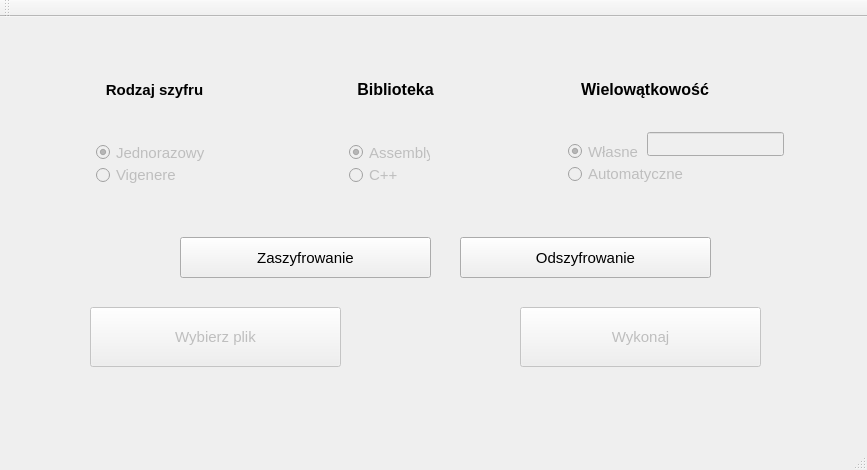
<?xml version="1.0" encoding="UTF-8"?>
<ui version="4.0">
 <class>JAProjectClass</class>
 <widget class="QMainWindow" name="JAProjectClass">
  <property name="geometry">
   <rect>
    <x>0</x>
    <y>0</y>
    <width>867</width>
    <height>470</height>
   </rect>
  </property>
  <property name="font">
   <font>
    <pointsize>11</pointsize>
   </font>
  </property>
  <property name="windowTitle">
   <string>JAProject</string>
  </property>
  <widget class="QWidget" name="centralWidget">
   <property name="enabled">
    <bool>true</bool>
   </property>
   <widget class="QLabel" name="label_3">
    <property name="enabled">
     <bool>true</bool>
    </property>
    <property name="geometry">
     <rect>
      <x>560</x>
      <y>61</y>
      <width>170</width>
      <height>24</height>
     </rect>
    </property>
    <property name="styleSheet">
     <string notr="true">font: 11pt &quot;MS Shell Dlg 2&quot;;</string>
    </property>
    <property name="text">
     <string>&lt;html&gt;&lt;head/&gt;&lt;body&gt;&lt;p align=&quot;center&quot;&gt;&lt;span style=&quot; font-size:12pt; font-weight:600;&quot;&gt;Wielowątkowość&lt;/span&gt;&lt;/p&gt;&lt;/body&gt;&lt;/html&gt;</string>
    </property>
   </widget>
   <widget class="QPushButton" name="chooseButton">
    <property name="enabled">
     <bool>false</bool>
    </property>
    <property name="geometry">
     <rect>
      <x>90</x>
      <y>290</y>
      <width>251</width>
      <height>60</height>
     </rect>
    </property>
    <property name="minimumSize">
     <size>
      <width>120</width>
      <height>60</height>
     </size>
    </property>
    <property name="styleSheet">
     <string notr="true">font: 11pt &quot;MS Shell Dlg 2&quot;;</string>
    </property>
    <property name="text">
     <string>Wybierz plik</string>
    </property>
   </widget>
   <widget class="QLabel" name="label_2">
    <property name="enabled">
     <bool>true</bool>
    </property>
    <property name="geometry">
     <rect>
      <x>345</x>
      <y>61</y>
      <width>101</width>
      <height>24</height>
     </rect>
    </property>
    <property name="styleSheet">
     <string notr="true">font: 11pt &quot;MS Shell Dlg 2&quot;;</string>
    </property>
    <property name="text">
     <string>&lt;html&gt;&lt;head/&gt;&lt;body&gt;&lt;p align=&quot;center&quot;&gt;&lt;span style=&quot; font-size:12pt; font-weight:600;&quot;&gt;Biblioteka&lt;/span&gt;&lt;/p&gt;&lt;/body&gt;&lt;/html&gt;</string>
    </property>
   </widget>
   <widget class="QLabel" name="label">
    <property name="enabled">
     <bool>true</bool>
    </property>
    <property name="geometry">
     <rect>
      <x>85</x>
      <y>61</y>
      <width>139</width>
      <height>24</height>
     </rect>
    </property>
    <property name="styleSheet">
     <string notr="true">font: 75 12pt &quot;MS Shell Dlg 2&quot;;</string>
    </property>
    <property name="text">
     <string>&lt;html&gt;&lt;head/&gt;&lt;body&gt;&lt;p align=&quot;center&quot;&gt;&lt;span style=&quot; font-weight:600;&quot;&gt;Rodzaj szyfru&lt;/span&gt;&lt;/p&gt;&lt;/body&gt;&lt;/html&gt;</string>
    </property>
   </widget>
   <widget class="QLineEdit" name="lineEdit">
    <property name="enabled">
     <bool>false</bool>
    </property>
    <property name="geometry">
     <rect>
      <x>647</x>
      <y>115</y>
      <width>137</width>
      <height>24</height>
     </rect>
    </property>
    <property name="styleSheet">
     <string notr="true">font: 11pt &quot;MS Shell Dlg 2&quot;;</string>
    </property>
    <property name="maxLength">
     <number>2</number>
    </property>
   </widget>
   <widget class="QPushButton" name="doButton">
    <property name="enabled">
     <bool>false</bool>
    </property>
    <property name="geometry">
     <rect>
      <x>520</x>
      <y>290</y>
      <width>241</width>
      <height>60</height>
     </rect>
    </property>
    <property name="minimumSize">
     <size>
      <width>120</width>
      <height>60</height>
     </size>
    </property>
    <property name="maximumSize">
     <size>
      <width>1677215</width>
      <height>16777215</height>
     </size>
    </property>
    <property name="styleSheet">
     <string notr="true">font: 11pt &quot;MS Shell Dlg 2&quot;;</string>
    </property>
    <property name="text">
     <string>Wykonaj</string>
    </property>
   </widget>
   <widget class="QWidget" name="layoutWidget">
    <property name="enabled">
     <bool>true</bool>
    </property>
    <property name="geometry">
     <rect>
      <x>338</x>
      <y>116</y>
      <width>103</width>
      <height>61</height>
     </rect>
    </property>
    <layout class="QVBoxLayout" name="verticalLayout">
     <item>
      <widget class="QRadioButton" name="libButton_1">
       <property name="enabled">
        <bool>false</bool>
       </property>
       <property name="styleSheet">
        <string notr="true">font: 11pt &quot;MS Shell Dlg 2&quot;;</string>
       </property>
       <property name="text">
        <string>Assembly</string>
       </property>
       <property name="checked">
        <bool>true</bool>
       </property>
      </widget>
     </item>
     <item>
      <widget class="QRadioButton" name="libButton_2">
       <property name="enabled">
        <bool>false</bool>
       </property>
       <property name="styleSheet">
        <string notr="true">font: 11pt &quot;MS Shell Dlg 2&quot;;</string>
       </property>
       <property name="text">
        <string>C++</string>
       </property>
      </widget>
     </item>
    </layout>
   </widget>
   <widget class="QWidget" name="layoutWidget">
    <property name="enabled">
     <bool>true</bool>
    </property>
    <property name="geometry">
     <rect>
      <x>85</x>
      <y>116</y>
      <width>131</width>
      <height>61</height>
     </rect>
    </property>
    <layout class="QVBoxLayout" name="verticalLayout_2">
     <item>
      <widget class="QRadioButton" name="codeButton_1">
       <property name="enabled">
        <bool>false</bool>
       </property>
       <property name="styleSheet">
        <string notr="true">font: 11pt &quot;MS Shell Dlg 2&quot;;</string>
       </property>
       <property name="text">
        <string>Jednorazowy</string>
       </property>
       <property name="checked">
        <bool>true</bool>
       </property>
      </widget>
     </item>
     <item>
      <widget class="QRadioButton" name="codeButton_2">
       <property name="enabled">
        <bool>false</bool>
       </property>
       <property name="styleSheet">
        <string notr="true">font: 11pt &quot;MS Shell Dlg 2&quot;;</string>
       </property>
       <property name="text">
        <string>Vigenere</string>
       </property>
      </widget>
     </item>
    </layout>
   </widget>
   <widget class="QWidget" name="layoutWidget">
    <property name="enabled">
     <bool>true</bool>
    </property>
    <property name="geometry">
     <rect>
      <x>557</x>
      <y>115</y>
      <width>140</width>
      <height>61</height>
     </rect>
    </property>
    <layout class="QVBoxLayout" name="verticalLayout_3">
     <item>
      <widget class="QRadioButton" name="threadButton_1">
       <property name="enabled">
        <bool>false</bool>
       </property>
       <property name="styleSheet">
        <string notr="true">font: 11pt &quot;MS Shell Dlg 2&quot;;</string>
       </property>
       <property name="text">
        <string>Własne</string>
       </property>
       <property name="checked">
        <bool>true</bool>
       </property>
      </widget>
     </item>
     <item>
      <widget class="QRadioButton" name="threadButton_2">
       <property name="enabled">
        <bool>false</bool>
       </property>
       <property name="styleSheet">
        <string notr="true">font: 11pt &quot;MS Shell Dlg 2&quot;;</string>
       </property>
       <property name="text">
        <string>Automatyczne</string>
       </property>
      </widget>
     </item>
    </layout>
   </widget>
   <widget class="QPushButton" name="codeButton">
    <property name="geometry">
     <rect>
      <x>180</x>
      <y>220</y>
      <width>251</width>
      <height>41</height>
     </rect>
    </property>
    <property name="minimumSize">
     <size>
      <width>120</width>
      <height>40</height>
     </size>
    </property>
    <property name="styleSheet">
     <string notr="true">font: 11pt &quot;MS Shell Dlg 2&quot;;</string>
    </property>
    <property name="text">
     <string>Zaszyfrowanie</string>
    </property>
   </widget>
   <widget class="QPushButton" name="uncodeButton">
    <property name="geometry">
     <rect>
      <x>460</x>
      <y>220</y>
      <width>251</width>
      <height>41</height>
     </rect>
    </property>
    <property name="minimumSize">
     <size>
      <width>120</width>
      <height>40</height>
     </size>
    </property>
    <property name="styleSheet">
     <string notr="true">font: 11pt &quot;MS Shell Dlg 2&quot;;</string>
    </property>
    <property name="text">
     <string>Odszyfrowanie</string>
    </property>
   </widget>
   <zorder>layoutWidget</zorder>
   <zorder>layoutWidget</zorder>
   <zorder>layoutWidget</zorder>
   <zorder>label</zorder>
   <zorder>label_2</zorder>
   <zorder>chooseButton</zorder>
   <zorder>lineEdit</zorder>
   <zorder>label_3</zorder>
   <zorder>doButton</zorder>
   <zorder>codeButton</zorder>
   <zorder>uncodeButton</zorder>
  </widget>
  <widget class="QMenuBar" name="menuBar">
   <property name="geometry">
    <rect>
     <x>0</x>
     <y>0</y>
     <width>867</width>
     <height>31</height>
    </rect>
   </property>
  </widget>
  <widget class="QToolBar" name="mainToolBar">
   <attribute name="toolBarArea">
    <enum>TopToolBarArea</enum>
   </attribute>
   <attribute name="toolBarBreak">
    <bool>false</bool>
   </attribute>
  </widget>
  <widget class="QStatusBar" name="statusBar"/>
  <action name="actionZaszyfrowanie">
   <property name="checkable">
    <bool>true</bool>
   </property>
   <property name="checked">
    <bool>false</bool>
   </property>
   <property name="enabled">
    <bool>true</bool>
   </property>
   <property name="text">
    <string>Zaszyfrowanie</string>
   </property>
   <property name="font">
    <font>
     <pointsize>11</pointsize>
    </font>
   </property>
  </action>
  <action name="actionOdszyfrowanie">
   <property name="checkable">
    <bool>true</bool>
   </property>
   <property name="text">
    <string>Odszyfrowanie</string>
   </property>
   <property name="font">
    <font>
     <pointsize>11</pointsize>
    </font>
   </property>
  </action>
 </widget>
 <layoutdefault spacing="6" margin="11"/>
 <resources>
  <include location="JAProject.qrc"/>
 </resources>
 <connections/>
 <slots>
  <slot>openfile()</slot>
 </slots>
</ui>
